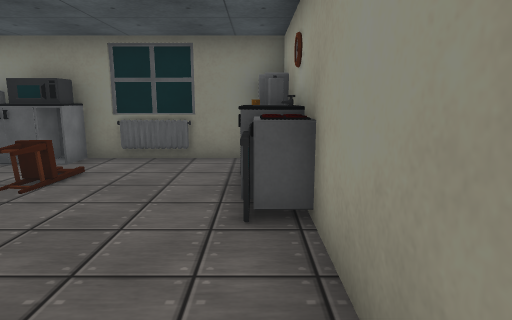
view 1 (above)

23 first-person views from a walk through a 3-D level made in the Unity game engine. The camera is 1.4 m above the floor, tilts 10° down and sees 75° across. Doors are open. The floor is counted in squares, 1 m on a side. Each view is taken from the middle of a square. On the plan, view 1 faces up. The plan holds only what a view shows up to about 15 squares ahead; the rest is blank. The place goes on beyond the plan. The player character is not drawn. Surface patterns are stand-ins for the level's own textures.

view 2
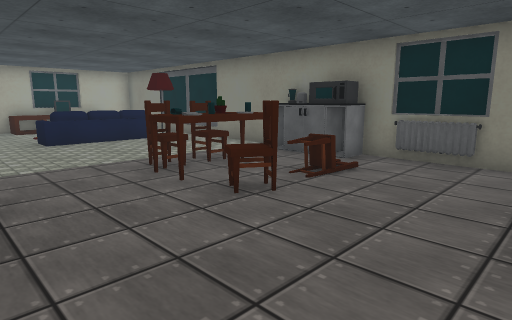

view 3
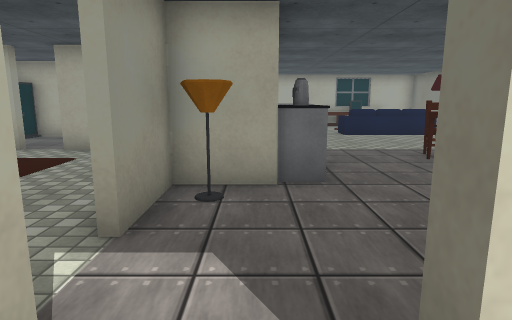

view 4
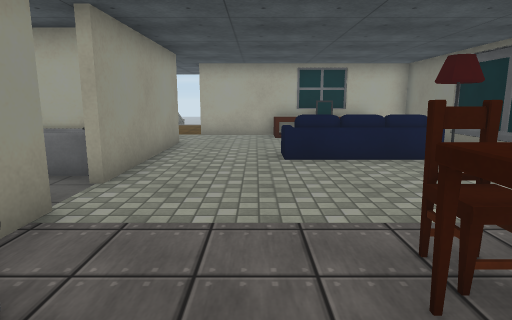

view 5
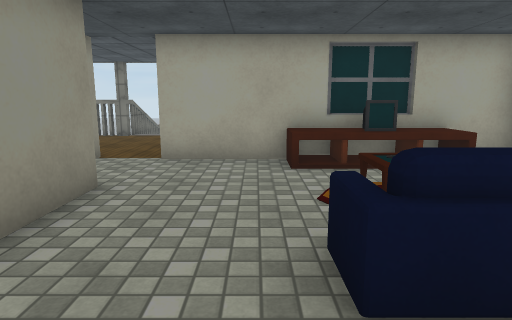

view 6
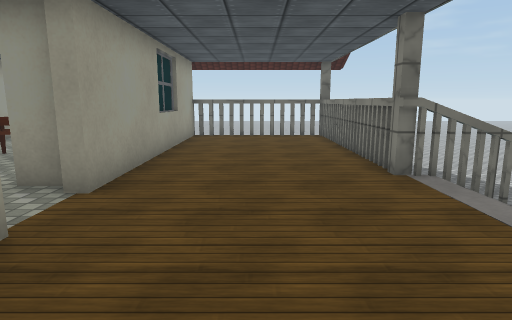

view 7
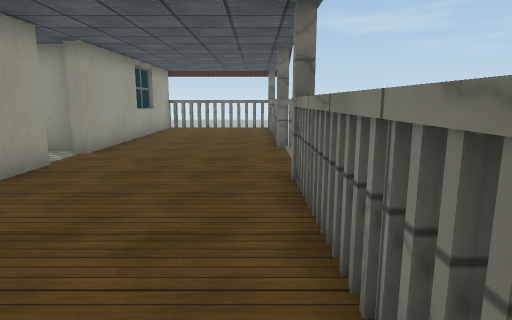

view 8
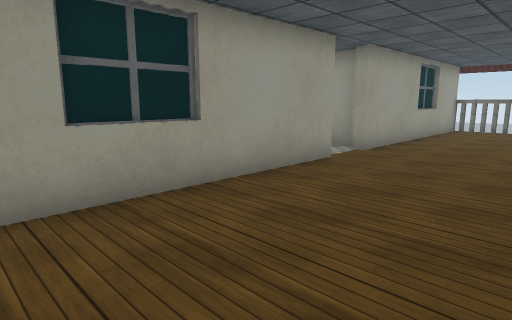

view 9
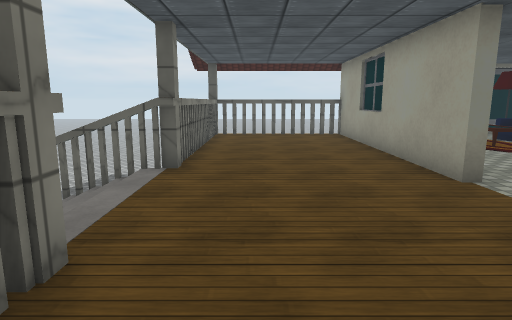

view 10
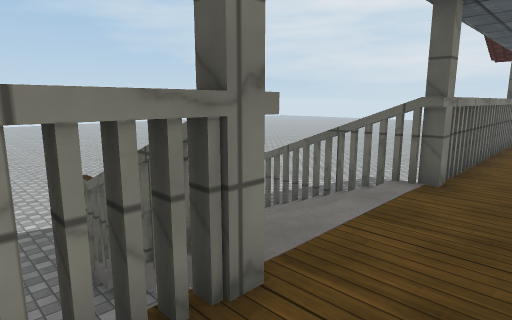

view 11
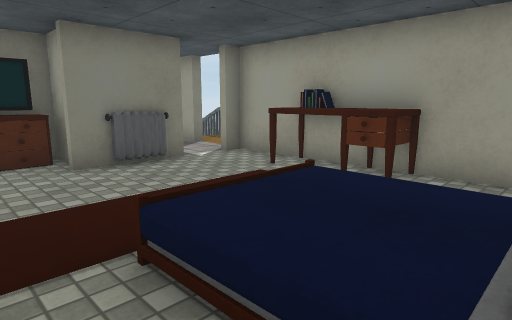

view 12
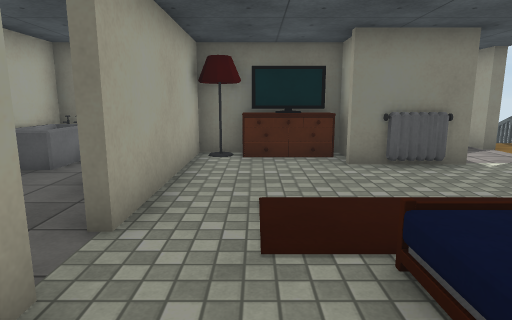

view 13
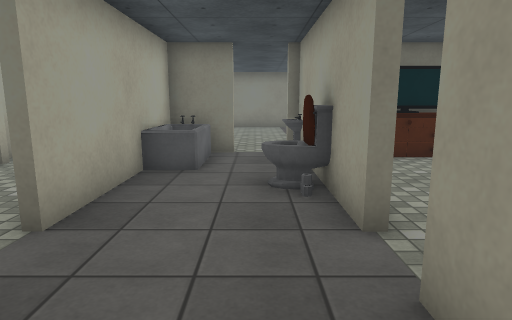

view 14
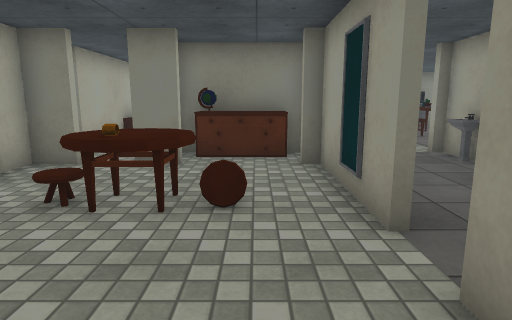

view 15
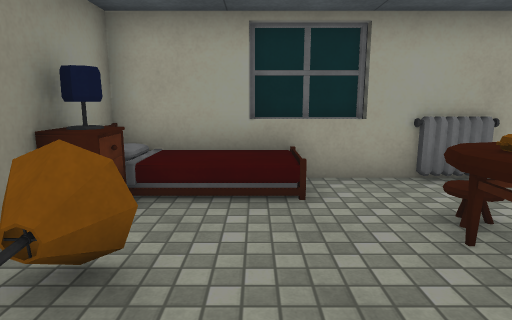

view 16
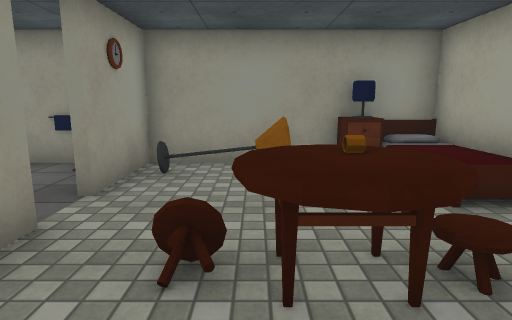

view 17
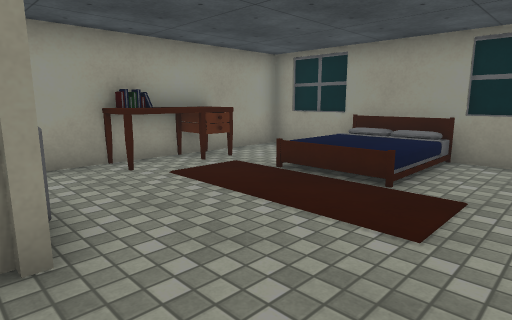

view 18
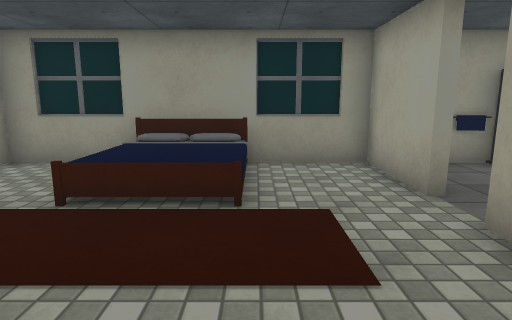

view 19
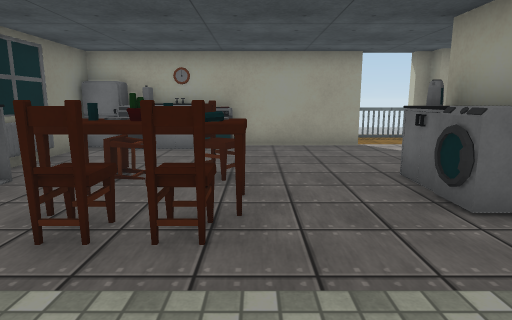

view 20
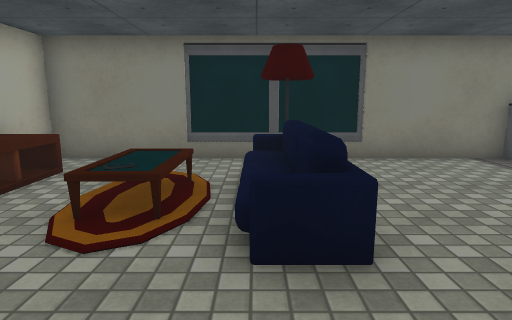

view 21
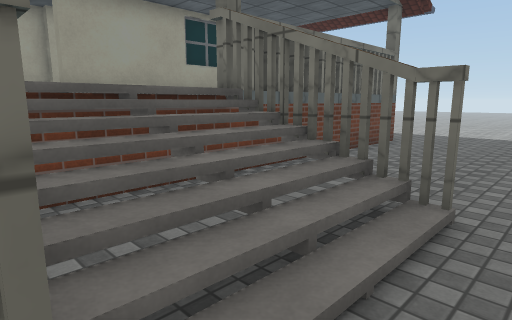

view 22
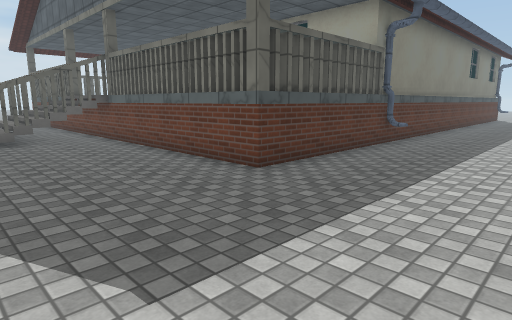

view 23
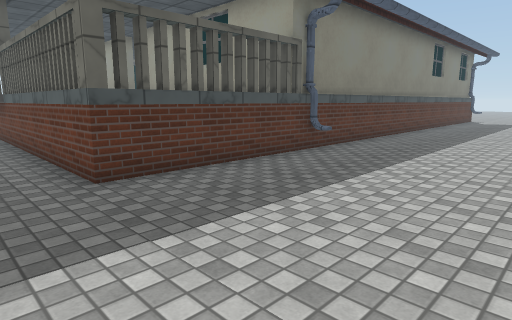

### Floor plan
Key: @ floor where view 1 was taken; # wall or solid block; x gap in a wall; . main floor; : floor 0.5 m higher than the main floor; - floor 1.5 m lower than the main floor; _ floor 1.75 m lower than the main floor; / step, stairs or slope; D open door; = window, fence, low wall or low ledge; v drop or lower ground; O other object.
Columns run from 29 left of view 1 to 3 right of it. Each row starts with its distance up from view 1.
 10  --
  9 ---
  8 ---   ################OOO####O
  7 ---  v.....#.....O.....OO....O
  6 ---  x.....OO...OO.......O...O
  5 --   x.....#O.OO/O....OOOO...O
  4 --   x.....OO.OO/O....OOOO...O#
  3 --   x.....OO.../#.....OOO....# #
  2 --   x.....#..................# x
  1 -#xxx#.....#..................#.v
  0  ////......#...........OOO...@#.
 -1 -////.....DD..#OO###.#OOO#O...D.v
 -2 -////.....DD..#OO#OO.O.OOOOO..D.v
 -3 -#xxx#.....#.....#OO.#...#OO..###
 -4 -----#.....O......#..O........#
 -5  ----x.....#..OO.O#.O#.......O#
 -6  ----v.....#..OOO.#..#..    .O#
 -7 -----x.....#O....DD..D..OOOO.O#
 -8 -----x.....#:.....D..D../::..O#
 -9 -----x.....#:O...##..#../   ..#
-10 -----x.....#/OOO.#OO.#../  O..#
-11 -----#xxxxx####################
-12 -----______=________
-13 -----________________
-14 -----________________
-15  ----________________
-16 - ---__________
-17    - ___

Positions as (right, up) in squares from view 1, and headings:
1: (0, 0), facing up
2: (0, 0), facing up-left
3: (2, -1), facing left
4: (-4, 2), facing left
5: (-10, 2), facing left
6: (-21, 3), facing down
7: (-23, 7), facing down
8: (-23, 7), facing down-right
9: (-22, -6), facing up
10: (-22, -5), facing up-left
11: (-6, -10), facing up-right
12: (-6, -10), facing up
13: (-9, -10), facing up
14: (-13, -10), facing up
15: (-12, -8), facing left
16: (-14, -3), facing down
17: (-7, -2), facing down-right
18: (-5, -3), facing down
19: (-10, 3), facing right
20: (-13, 0), facing up
21: (-29, 1), facing down-right
22: (-29, -16), facing up-right
23: (-26, -17), facing up-right
